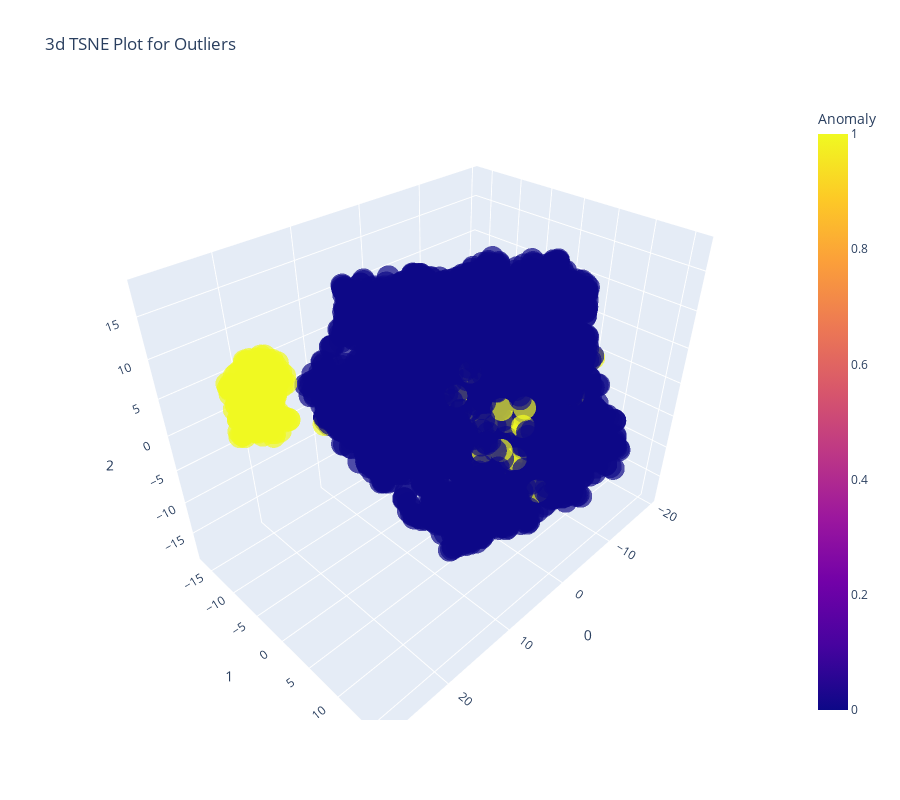

Notebook cell for this chart:
### Code cell
plot_model(iforest, plot='tsne')

### Figure 1 — Plotly figure (JSON) as saved in the notebook; plotly's stock layout.template omitted (floating-point values rounded to 4 significant figures; data arrays with more than 128 entries replaced by an {"elided": "..."} marker saying what was removed)
{"data": [{"customdata": {"elided": "5000x1 int values"}, "hovertemplate": "0=%{x}<br>1=%{y}<br>2=%{z}<br>Feature=%{customdata[0]}<br>Anomaly=%{marker.color}<extra></extra>", "legendgroup": "", "marker": {"color": {"elided": "5000 int values"}, "coloraxis": "coloraxis", "opacity": 0.7, "symbol": "circle"}, "mode": "markers", "name": "", "scene": "scene", "showlegend": false, "type": "scatter3d", "x": {"elided": "5000 float values"}, "y": {"elided": "5000 float values"}, "z": {"elided": "5000 float values"}}], "layout": {"coloraxis": {"colorbar": {"title": {"text": "Anomaly"}}, "colorscale": [[0, "#0d0887"], [0.1111, "#46039f"], [0.2222, "#7201a8"], [0.3333, "#9c179e"], [0.4444, "#bd3786"], [0.5556, "#d8576b"], [0.6667, "#ed7953"], [0.7778, "#fb9f3a"], [0.8889, "#fdca26"], [1, "#f0f921"]]}, "height": 800, "legend": {"tracegroupgap": 0}, "scene": {"domain": {"x": [0, 1], "y": [0, 1]}, "xaxis": {"title": {"text": "0"}}, "yaxis": {"title": {"text": "1"}}, "zaxis": {"title": {"text": "2"}}}, "title": {"text": "3d TSNE Plot for Outliers"}, "width": 900}}
